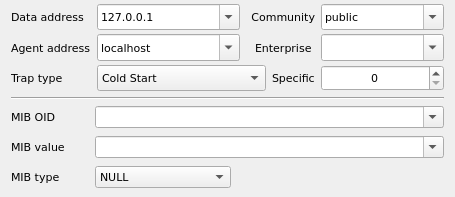
<?xml version="1.0" encoding="UTF-8"?>
<ui version="4.0">
 <class>SnmpTrapWidgets</class>
 <widget class="QWidget" name="SnmpTrapWidgets">
  <property name="geometry">
   <rect>
    <x>0</x>
    <y>0</y>
    <width>455</width>
    <height>197</height>
   </rect>
  </property>
  <property name="font">
   <font>
    <family>DejaVu Sans</family>
    <pointsize>8</pointsize>
   </font>
  </property>
  <property name="windowTitle">
   <string>Form</string>
  </property>
  <layout class="QVBoxLayout" name="verticalLayout">
   <property name="spacing">
    <number>6</number>
   </property>
   <property name="topMargin">
    <number>4</number>
   </property>
   <property name="bottomMargin">
    <number>4</number>
   </property>
   <item>
    <layout class="QGridLayout" name="gridLayout" columnstretch="1,7,1,1,6">
     <property name="horizontalSpacing">
      <number>6</number>
     </property>
     <property name="verticalSpacing">
      <number>4</number>
     </property>
     <item row="0" column="2" colspan="2">
      <widget class="QLabel" name="lblCommunity">
       <property name="text">
        <string>Community</string>
       </property>
       <property name="alignment">
        <set>Qt::AlignRight|Qt::AlignTrailing|Qt::AlignVCenter</set>
       </property>
       <property name="buddy">
        <cstring>cmbCommunity</cstring>
       </property>
      </widget>
     </item>
     <item row="1" column="0">
      <widget class="QLabel" name="lblAgentAddress">
       <property name="text">
        <string>Agent address</string>
       </property>
       <property name="buddy">
        <cstring>cmbAgentAddress</cstring>
       </property>
      </widget>
     </item>
     <item row="2" column="1" colspan="2">
      <widget class="QComboBox" name="cmbTrapType">
       <property name="sizePolicy">
        <sizepolicy hsizetype="Preferred" vsizetype="Preferred">
         <horstretch>0</horstretch>
         <verstretch>0</verstretch>
        </sizepolicy>
       </property>
       <item>
        <property name="text">
         <string>Cold Start</string>
        </property>
       </item>
       <item>
        <property name="text">
         <string>Warm Start</string>
        </property>
       </item>
       <item>
        <property name="text">
         <string>Link Down</string>
        </property>
       </item>
       <item>
        <property name="text">
         <string>Link Up</string>
        </property>
       </item>
       <item>
        <property name="text">
         <string>Authentication Failure</string>
        </property>
       </item>
       <item>
        <property name="text">
         <string>EGP Neighbor Loss</string>
        </property>
       </item>
       <item>
        <property name="text">
         <string>Enterprise Specific</string>
        </property>
       </item>
      </widget>
     </item>
     <item row="1" column="1">
      <widget class="QComboBox" name="cmbAgentAddress">
       <property name="sizePolicy">
        <sizepolicy hsizetype="Preferred" vsizetype="Preferred">
         <horstretch>0</horstretch>
         <verstretch>0</verstretch>
        </sizepolicy>
       </property>
       <property name="editable">
        <bool>true</bool>
       </property>
       <item>
        <property name="text">
         <string>localhost</string>
        </property>
       </item>
      </widget>
     </item>
     <item row="0" column="0">
      <widget class="QLabel" name="lblDataAddress">
       <property name="text">
        <string>Data address</string>
       </property>
       <property name="buddy">
        <cstring>cmbDestAddress</cstring>
       </property>
      </widget>
     </item>
     <item row="0" column="1">
      <widget class="QComboBox" name="cmbDestAddress">
       <property name="sizePolicy">
        <sizepolicy hsizetype="Preferred" vsizetype="Preferred">
         <horstretch>0</horstretch>
         <verstretch>0</verstretch>
        </sizepolicy>
       </property>
       <property name="editable">
        <bool>true</bool>
       </property>
       <item>
        <property name="text">
         <string>127.0.0.1</string>
        </property>
       </item>
      </widget>
     </item>
     <item row="0" column="4">
      <widget class="QComboBox" name="cmbCommunity">
       <property name="sizePolicy">
        <sizepolicy hsizetype="Preferred" vsizetype="Preferred">
         <horstretch>0</horstretch>
         <verstretch>0</verstretch>
        </sizepolicy>
       </property>
       <property name="editable">
        <bool>true</bool>
       </property>
       <item>
        <property name="text">
         <string>public</string>
        </property>
       </item>
      </widget>
     </item>
     <item row="1" column="4">
      <widget class="QComboBox" name="cmbEnterprise">
       <property name="sizePolicy">
        <sizepolicy hsizetype="Preferred" vsizetype="Preferred">
         <horstretch>0</horstretch>
         <verstretch>0</verstretch>
        </sizepolicy>
       </property>
       <property name="editable">
        <bool>true</bool>
       </property>
      </widget>
     </item>
     <item row="2" column="0">
      <widget class="QLabel" name="lblTrapType">
       <property name="text">
        <string>Trap type</string>
       </property>
       <property name="buddy">
        <cstring>cmbTrapType</cstring>
       </property>
      </widget>
     </item>
     <item row="2" column="3">
      <widget class="QLabel" name="lblSpecific">
       <property name="text">
        <string>Specific</string>
       </property>
       <property name="buddy">
        <cstring>spinSpecific</cstring>
       </property>
      </widget>
     </item>
     <item row="2" column="4">
      <widget class="QSpinBox" name="spinSpecific">
       <property name="sizePolicy">
        <sizepolicy hsizetype="Minimum" vsizetype="Preferred">
         <horstretch>0</horstretch>
         <verstretch>0</verstretch>
        </sizepolicy>
       </property>
       <property name="alignment">
        <set>Qt::AlignCenter</set>
       </property>
      </widget>
     </item>
     <item row="1" column="2" colspan="2">
      <widget class="QLabel" name="lblEnterprise">
       <property name="text">
        <string>Enterprise </string>
       </property>
       <property name="alignment">
        <set>Qt::AlignRight|Qt::AlignTrailing|Qt::AlignVCenter</set>
       </property>
       <property name="buddy">
        <cstring>cmbEnterprise</cstring>
       </property>
      </widget>
     </item>
    </layout>
   </item>
   <item>
    <widget class="Line" name="line">
     <property name="orientation">
      <enum>Qt::Horizontal</enum>
     </property>
    </widget>
   </item>
   <item>
    <layout class="QFormLayout" name="formLayout">
     <property name="horizontalSpacing">
      <number>30</number>
     </property>
     <property name="verticalSpacing">
      <number>8</number>
     </property>
     <item row="0" column="0">
      <widget class="QLabel" name="lblMibOid">
       <property name="text">
        <string>MIB OID</string>
       </property>
       <property name="buddy">
        <cstring>cmbMibOid</cstring>
       </property>
      </widget>
     </item>
     <item row="0" column="1">
      <widget class="QComboBox" name="cmbMibOid">
       <property name="sizePolicy">
        <sizepolicy hsizetype="Preferred" vsizetype="Preferred">
         <horstretch>0</horstretch>
         <verstretch>0</verstretch>
        </sizepolicy>
       </property>
       <property name="editable">
        <bool>true</bool>
       </property>
      </widget>
     </item>
     <item row="1" column="0">
      <widget class="QLabel" name="lblMibValue">
       <property name="text">
        <string>MIB value</string>
       </property>
       <property name="buddy">
        <cstring>cmbMibValue</cstring>
       </property>
      </widget>
     </item>
     <item row="1" column="1">
      <widget class="QComboBox" name="cmbMibValue">
       <property name="sizePolicy">
        <sizepolicy hsizetype="Preferred" vsizetype="Preferred">
         <horstretch>0</horstretch>
         <verstretch>0</verstretch>
        </sizepolicy>
       </property>
       <property name="editable">
        <bool>true</bool>
       </property>
      </widget>
     </item>
     <item row="2" column="0">
      <widget class="QLabel" name="lblMibType">
       <property name="text">
        <string>MIB type</string>
       </property>
       <property name="buddy">
        <cstring>cmbMibType</cstring>
       </property>
      </widget>
     </item>
     <item row="2" column="1">
      <layout class="QHBoxLayout" name="horizontalLayout">
       <item>
        <widget class="QComboBox" name="cmbMibType">
         <property name="sizePolicy">
          <sizepolicy hsizetype="Preferred" vsizetype="Preferred">
           <horstretch>0</horstretch>
           <verstretch>0</verstretch>
          </sizepolicy>
         </property>
         <property name="sizeAdjustPolicy">
          <enum>QComboBox::AdjustToContents</enum>
         </property>
         <item>
          <property name="text">
           <string>NULL</string>
          </property>
         </item>
         <item>
          <property name="text">
           <string>INTEGER</string>
          </property>
         </item>
         <item>
          <property name="text">
           <string>OCTET STRING</string>
          </property>
         </item>
         <item>
          <property name="text">
           <string>OBJECT IDENTIFIER</string>
          </property>
         </item>
         <item>
          <property name="text">
           <string>IP ADDRESS</string>
          </property>
         </item>
         <item>
          <property name="text">
           <string>UNSIGNED32</string>
          </property>
         </item>
         <item>
          <property name="text">
           <string>COUNTER</string>
          </property>
         </item>
         <item>
          <property name="text">
           <string>GAUGE32</string>
          </property>
         </item>
         <item>
          <property name="text">
           <string>TIMETICKS</string>
          </property>
         </item>
         <item>
          <property name="text">
           <string>OPAQUE</string>
          </property>
         </item>
         <item>
          <property name="text">
           <string>COUNTER64</string>
          </property>
         </item>
        </widget>
       </item>
       <item>
        <spacer name="horizontalSpacer">
         <property name="orientation">
          <enum>Qt::Horizontal</enum>
         </property>
         <property name="sizeHint" stdset="0">
          <size>
           <width>40</width>
           <height>20</height>
          </size>
         </property>
        </spacer>
       </item>
      </layout>
     </item>
    </layout>
   </item>
  </layout>
 </widget>
 <resources/>
 <connections/>
</ui>
